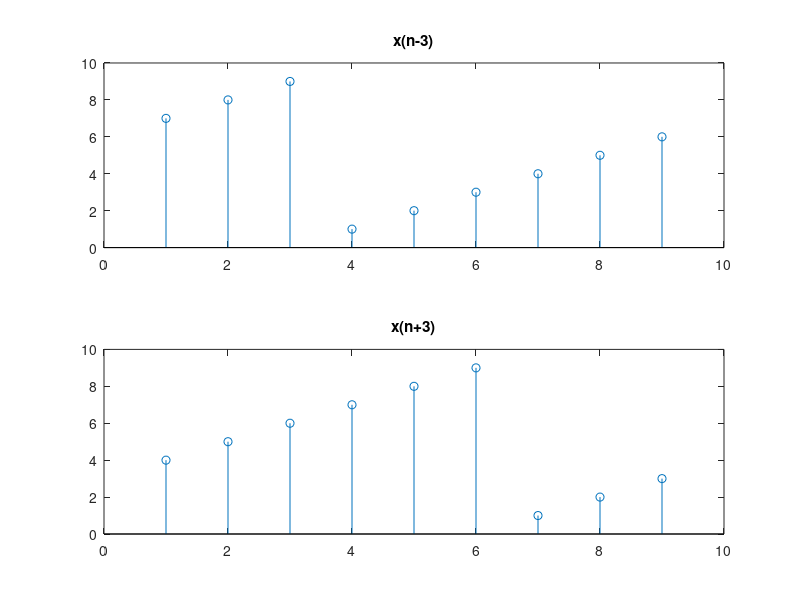
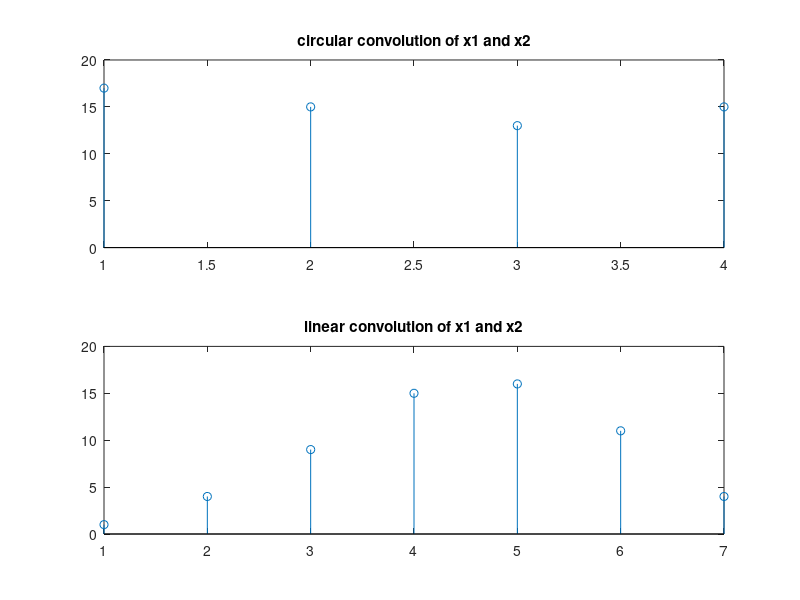
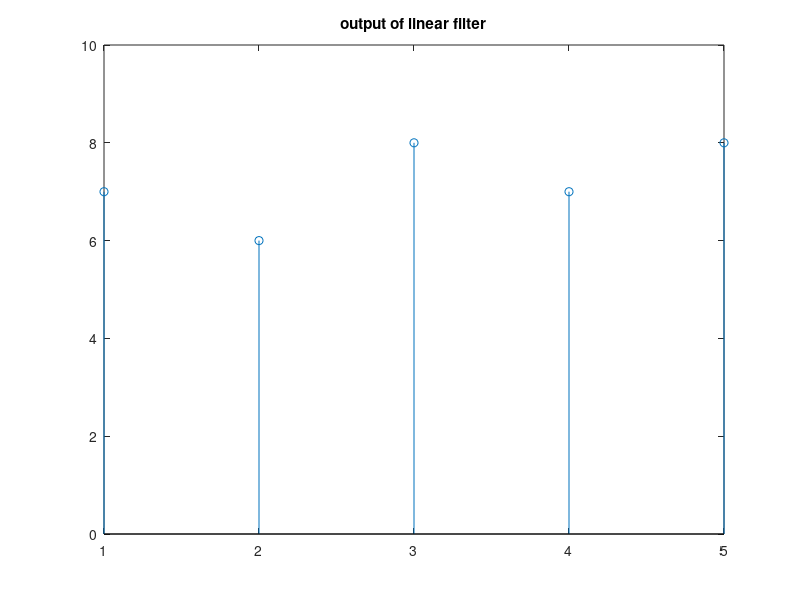

Here is the MATLAB script that generated these plots, in order:
%6a
x = [1,2,3,4,5,6,7,8,9];
x_3 = circshift(x, 3);
x_n3 = circshift(x, -3);
figure(1)
subplot(2,1,1)
stem(x_3)
title('x(n-3)')
subplot(2,1,2)
stem(x_n3)
title('x(n+3)')

%6b
x1 = [1,2,2,1];
x2 = [1,2,3,4];
ycirc = cconv(x1,x2,length(x1));
N = length(x1) + length(x2) - 1;
x1pad = [x1 zeros(1, 2*N-length(x1))];
x2pad = [x2 zeros(1, 2*N-length(x2))];
ccirc = ifft(fft(x1pad).*fft(x2pad));  %linear convolution from circular convolution
ccirc = ccirc(1:N);

figure(2);
subplot(2,1,1)
stem(ycirc);
title('circular convolution of x1 and x2')
subplot(2,1,2);
stem(ccirc);
title('linear convolution of x1 and x2')

%6c
h = [1,2,3,1,2];
xn = [1,1,1,1,0];
H = fft(h);
Xn = fft(xn);
Y = Xn.*H;
y = ifft(Y);

figure(3)
stem(y)
ylim([0,10])
title('output of linear filter')